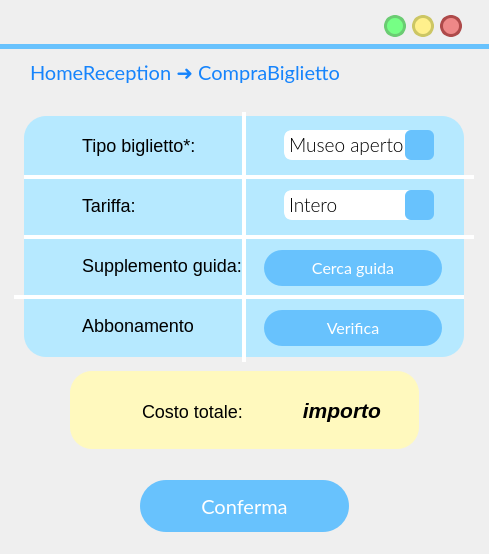
<?xml version="1.0" encoding="UTF-8"?>
<ui version="4.0">
 <class>MainWindow</class>
 <widget class="QMainWindow" name="MainWindow">
  <property name="geometry">
   <rect>
    <x>0</x>
    <y>0</y>
    <width>489</width>
    <height>554</height>
   </rect>
  </property>
  <property name="windowTitle">
   <string>MainWindow</string>
  </property>
  <property name="styleSheet">
   <string notr="true"/>
  </property>
  <widget class="QWidget" name="centralwidget">
   <widget class="QPushButton" name="pushButton_3">
    <property name="geometry">
     <rect>
      <x>593</x>
      <y>29</y>
      <width>24</width>
      <height>24</height>
     </rect>
    </property>
    <property name="sizePolicy">
     <sizepolicy hsizetype="Fixed" vsizetype="Fixed">
      <horstretch>0</horstretch>
      <verstretch>0</verstretch>
     </sizepolicy>
    </property>
    <property name="minimumSize">
     <size>
      <width>21</width>
      <height>24</height>
     </size>
    </property>
    <property name="maximumSize">
     <size>
      <width>24</width>
      <height>24</height>
     </size>
    </property>
    <property name="cursor">
     <cursorShape>PointingHandCursor</cursorShape>
    </property>
    <property name="styleSheet">
     <string notr="true">QPushButton{
 background-color:#ee8888;
 border-style: solid;
 border-radius:12px;
font: 18pt &quot;Candara&quot;;
border-color:#ae4a4a;
border-width:3;
}

QPushButton::pressed{
	background-color : white;
	border-color:#ae4a4a;
	border-width:3;
}
</string>
    </property>
    <property name="text">
     <string/>
    </property>
   </widget>
   <widget class="QPushButton" name="pushButton_2">
    <property name="geometry">
     <rect>
      <x>563</x>
      <y>29</y>
      <width>24</width>
      <height>24</height>
     </rect>
    </property>
    <property name="sizePolicy">
     <sizepolicy hsizetype="Fixed" vsizetype="Fixed">
      <horstretch>0</horstretch>
      <verstretch>0</verstretch>
     </sizepolicy>
    </property>
    <property name="minimumSize">
     <size>
      <width>21</width>
      <height>24</height>
     </size>
    </property>
    <property name="maximumSize">
     <size>
      <width>24</width>
      <height>24</height>
     </size>
    </property>
    <property name="cursor">
     <cursorShape>PointingHandCursor</cursorShape>
    </property>
    <property name="styleSheet">
     <string notr="true">QPushButton{
 background-color:#fff08c	;
 border-style: solid;
 border-radius:12px;
font: 18pt &quot;Candara&quot;;
border-color:#ccc664;
border-width:3;
}

QPushButton::pressed{
	background-color : white;
	border-color:#ccc664;
	border-width:3;
}
</string>
    </property>
    <property name="text">
     <string/>
    </property>
   </widget>
   <widget class="QPushButton" name="pushButton_4">
    <property name="geometry">
     <rect>
      <x>533</x>
      <y>29</y>
      <width>24</width>
      <height>24</height>
     </rect>
    </property>
    <property name="sizePolicy">
     <sizepolicy hsizetype="Fixed" vsizetype="Fixed">
      <horstretch>0</horstretch>
      <verstretch>0</verstretch>
     </sizepolicy>
    </property>
    <property name="minimumSize">
     <size>
      <width>21</width>
      <height>24</height>
     </size>
    </property>
    <property name="maximumSize">
     <size>
      <width>24</width>
      <height>24</height>
     </size>
    </property>
    <property name="cursor">
     <cursorShape>PointingHandCursor</cursorShape>
    </property>
    <property name="styleSheet">
     <string notr="true">QPushButton{
 background-color:#76ff85;
 border-style: solid;
 border-radius:12px;
font: 18pt &quot;Candara&quot;;
border-color:#6bcc73;
border-width:3;
}

QPushButton::pressed{
	background-color : white;
	border-color:#6bcc73;
	border-width:3;
}
</string>
    </property>
    <property name="text">
     <string/>
    </property>
   </widget>
   <widget class="QLabel" name="label">
    <property name="geometry">
     <rect>
      <x>0</x>
      <y>44</y>
      <width>641</width>
      <height>5</height>
     </rect>
    </property>
    <property name="styleSheet">
     <string notr="true">background-color:rgb(104, 194, 253);</string>
    </property>
    <property name="text">
     <string/>
    </property>
   </widget>
   <widget class="QLabel" name="label_2">
    <property name="geometry">
     <rect>
      <x>24</x>
      <y>116</y>
      <width>440</width>
      <height>241</height>
     </rect>
    </property>
    <property name="styleSheet">
     <string notr="true">left: 655px;
top: 420px;
width: 436px;
height: 160px;
line-height: 20px;
border-radius: 22px;
background-color: rgba(182, 233, 255);
color: rgba(16, 16, 16);
font-size: 14px;
text-align: center;</string>
    </property>
    <property name="text">
     <string/>
    </property>
   </widget>
   <widget class="QPushButton" name="reduceButton">
    <property name="geometry">
     <rect>
      <x>384</x>
      <y>15</y>
      <width>22</width>
      <height>22</height>
     </rect>
    </property>
    <property name="sizePolicy">
     <sizepolicy hsizetype="Fixed" vsizetype="Fixed">
      <horstretch>0</horstretch>
      <verstretch>0</verstretch>
     </sizepolicy>
    </property>
    <property name="minimumSize">
     <size>
      <width>22</width>
      <height>22</height>
     </size>
    </property>
    <property name="maximumSize">
     <size>
      <width>24</width>
      <height>24</height>
     </size>
    </property>
    <property name="cursor">
     <cursorShape>PointingHandCursor</cursorShape>
    </property>
    <property name="styleSheet">
     <string notr="true">QPushButton{
 background-color:#76ff85;
 border-style: solid;
 border-radius:11px;
font: 18pt &quot;Candara&quot;;
border-color:#6bcc73;
border-width:3;
}

QPushButton::pressed{
	background-color : white;
	border-color:#6bcc73;
	border-width:3;
}
</string>
    </property>
    <property name="text">
     <string/>
    </property>
   </widget>
   <widget class="QPushButton" name="exitButton">
    <property name="geometry">
     <rect>
      <x>440</x>
      <y>15</y>
      <width>22</width>
      <height>22</height>
     </rect>
    </property>
    <property name="sizePolicy">
     <sizepolicy hsizetype="Fixed" vsizetype="Fixed">
      <horstretch>0</horstretch>
      <verstretch>0</verstretch>
     </sizepolicy>
    </property>
    <property name="minimumSize">
     <size>
      <width>22</width>
      <height>22</height>
     </size>
    </property>
    <property name="maximumSize">
     <size>
      <width>24</width>
      <height>24</height>
     </size>
    </property>
    <property name="cursor">
     <cursorShape>PointingHandCursor</cursorShape>
    </property>
    <property name="styleSheet">
     <string notr="true">QPushButton{
 background-color:#ee8888;
 border-style: solid;
 border-radius:11px;
font: 18pt &quot;Candara&quot;;
border-color:#ae4a4a;
border-width:3;
}

QPushButton::pressed{
	background-color : white;
	border-color:#ae4a4a;
	border-width:3;
}
</string>
    </property>
    <property name="text">
     <string/>
    </property>
   </widget>
   <widget class="QPushButton" name="maximizeButton">
    <property name="geometry">
     <rect>
      <x>412</x>
      <y>15</y>
      <width>22</width>
      <height>22</height>
     </rect>
    </property>
    <property name="sizePolicy">
     <sizepolicy hsizetype="Fixed" vsizetype="Fixed">
      <horstretch>0</horstretch>
      <verstretch>0</verstretch>
     </sizepolicy>
    </property>
    <property name="minimumSize">
     <size>
      <width>20</width>
      <height>20</height>
     </size>
    </property>
    <property name="maximumSize">
     <size>
      <width>24</width>
      <height>24</height>
     </size>
    </property>
    <property name="cursor">
     <cursorShape>PointingHandCursor</cursorShape>
    </property>
    <property name="styleSheet">
     <string notr="true">QPushButton{
 background-color:#fff08c	;
 border-style: solid;
 border-radius:11px;
font: 18pt &quot;Candara&quot;;
border-color:#ccc664;
border-width:3;
}

QPushButton::pressed{
	background-color : white;
	border-color:#ccc664;
	border-width:3;
}
</string>
    </property>
    <property name="text">
     <string/>
    </property>
   </widget>
   <widget class="QLabel" name="label_5">
    <property name="geometry">
     <rect>
      <x>24</x>
      <y>175</y>
      <width>450</width>
      <height>4</height>
     </rect>
    </property>
    <property name="sizePolicy">
     <sizepolicy hsizetype="Fixed" vsizetype="Fixed">
      <horstretch>0</horstretch>
      <verstretch>0</verstretch>
     </sizepolicy>
    </property>
    <property name="styleSheet">
     <string notr="true">width: 314px;
height: 180px;
border-radius: 0;
background-color: rgb(255, 255, 255);
text-align: center;</string>
    </property>
    <property name="text">
     <string/>
    </property>
    <property name="scaledContents">
     <bool>true</bool>
    </property>
    <property name="alignment">
     <set>Qt::AlignCenter</set>
    </property>
    <property name="margin">
     <number>10</number>
    </property>
    <property name="indent">
     <number>0</number>
    </property>
   </widget>
   <widget class="QLabel" name="label_6">
    <property name="geometry">
     <rect>
      <x>24</x>
      <y>235</y>
      <width>450</width>
      <height>4</height>
     </rect>
    </property>
    <property name="sizePolicy">
     <sizepolicy hsizetype="Fixed" vsizetype="Fixed">
      <horstretch>0</horstretch>
      <verstretch>0</verstretch>
     </sizepolicy>
    </property>
    <property name="styleSheet">
     <string notr="true">width: 314px;
height: 180px;
border-radius: 0;
background-color: rgb(255, 255, 255);
text-align: center;</string>
    </property>
    <property name="text">
     <string/>
    </property>
    <property name="scaledContents">
     <bool>true</bool>
    </property>
    <property name="alignment">
     <set>Qt::AlignCenter</set>
    </property>
    <property name="margin">
     <number>10</number>
    </property>
    <property name="indent">
     <number>0</number>
    </property>
   </widget>
   <widget class="QLabel" name="label_7">
    <property name="geometry">
     <rect>
      <x>14</x>
      <y>295</y>
      <width>450</width>
      <height>4</height>
     </rect>
    </property>
    <property name="sizePolicy">
     <sizepolicy hsizetype="Fixed" vsizetype="Fixed">
      <horstretch>0</horstretch>
      <verstretch>0</verstretch>
     </sizepolicy>
    </property>
    <property name="styleSheet">
     <string notr="true">width: 314px;
height: 180px;
border-radius: 0;
background-color: rgb(255, 255, 255);
text-align: center;</string>
    </property>
    <property name="text">
     <string/>
    </property>
    <property name="scaledContents">
     <bool>true</bool>
    </property>
    <property name="alignment">
     <set>Qt::AlignCenter</set>
    </property>
    <property name="margin">
     <number>10</number>
    </property>
    <property name="indent">
     <number>0</number>
    </property>
   </widget>
   <widget class="QLabel" name="label_14">
    <property name="geometry">
     <rect>
      <x>82</x>
      <y>130</y>
      <width>131</width>
      <height>31</height>
     </rect>
    </property>
    <property name="styleSheet">
     <string notr="true">font-size: 18px;
text-align: left;
background-color: rgba(255, 255, 255,0);
</string>
    </property>
    <property name="text">
     <string>Tipo biglietto*:</string>
    </property>
   </widget>
   <widget class="QLabel" name="autoreLabel">
    <property name="geometry">
     <rect>
      <x>82</x>
      <y>190</y>
      <width>101</width>
      <height>31</height>
     </rect>
    </property>
    <property name="styleSheet">
     <string notr="true">font-size: 18px;
text-align: left;
background-color: rgba(255, 255, 255,0);</string>
    </property>
    <property name="text">
     <string>Tariffa:</string>
    </property>
   </widget>
   <widget class="QLabel" name="sizeLabel">
    <property name="geometry">
     <rect>
      <x>82</x>
      <y>310</y>
      <width>121</width>
      <height>31</height>
     </rect>
    </property>
    <property name="styleSheet">
     <string notr="true">font-size: 18px;
text-align: left;
background-color: rgba(255, 255, 255,0);</string>
    </property>
    <property name="text">
     <string>Abbonamento</string>
    </property>
   </widget>
   <widget class="QLabel" name="label_18">
    <property name="geometry">
     <rect>
      <x>424</x>
      <y>57</y>
      <width>36</width>
      <height>36</height>
     </rect>
    </property>
    <property name="font">
     <font>
      <family>Lato Light</family>
      <pointsize>18</pointsize>
      <weight>50</weight>
      <italic>false</italic>
      <bold>false</bold>
     </font>
    </property>
    <property name="cursor">
     <cursorShape>PointingHandCursor</cursorShape>
    </property>
    <property name="autoFillBackground">
     <bool>false</bool>
    </property>
    <property name="styleSheet">
     <string notr="true">background-color: rgba(255, 255, 255,0);</string>
    </property>
    <property name="text">
     <string/>
    </property>
    <property name="pixmap">
     <pixmap resource="res/res.qrc">:/icons/arrow_back_FILL1_wght700_GRAD200_opsz48_risultato.png</pixmap>
    </property>
    <property name="scaledContents">
     <bool>true</bool>
    </property>
   </widget>
   <widget class="QLabel" name="titoloLabel">
    <property name="geometry">
     <rect>
      <x>30</x>
      <y>57</y>
      <width>391</width>
      <height>31</height>
     </rect>
    </property>
    <property name="font">
     <font>
      <family>Lato</family>
      <pointsize>14</pointsize>
      <weight>50</weight>
      <italic>false</italic>
      <bold>false</bold>
     </font>
    </property>
    <property name="styleSheet">
     <string notr="true">font-size: 20px;
text-align: left;
background-color: rgba(255, 255, 255,0);
color: #1684FC;
font: 14pt &quot;Lato&quot;;</string>
    </property>
    <property name="text">
     <string>HomeReception ➜ CompraBiglietto</string>
    </property>
   </widget>
   <widget class="QLabel" name="label_13">
    <property name="geometry">
     <rect>
      <x>82</x>
      <y>250</y>
      <width>161</width>
      <height>31</height>
     </rect>
    </property>
    <property name="styleSheet">
     <string notr="true">font-size: 18px;
text-align: left;
background-color: rgba(255, 255, 255,0);</string>
    </property>
    <property name="text">
     <string>Supplemento guida:</string>
    </property>
   </widget>
   <widget class="QLabel" name="label_8">
    <property name="geometry">
     <rect>
      <x>242</x>
      <y>112</y>
      <width>4</width>
      <height>250</height>
     </rect>
    </property>
    <property name="sizePolicy">
     <sizepolicy hsizetype="Fixed" vsizetype="Fixed">
      <horstretch>0</horstretch>
      <verstretch>0</verstretch>
     </sizepolicy>
    </property>
    <property name="styleSheet">
     <string notr="true">width: 314px;
height: 180px;
border-radius: 0;
background-color: rgb(255, 255, 255);
text-align: center;</string>
    </property>
    <property name="text">
     <string/>
    </property>
    <property name="scaledContents">
     <bool>true</bool>
    </property>
    <property name="alignment">
     <set>Qt::AlignCenter</set>
    </property>
    <property name="margin">
     <number>10</number>
    </property>
    <property name="indent">
     <number>0</number>
    </property>
   </widget>
   <widget class="QLabel" name="label_10">
    <property name="geometry">
     <rect>
      <x>94</x>
      <y>394</y>
      <width>34</width>
      <height>34</height>
     </rect>
    </property>
    <property name="styleSheet">
     <string notr="true">background-color: rgba(255, 249, 190);</string>
    </property>
    <property name="text">
     <string/>
    </property>
    <property name="pixmap">
     <pixmap resource="res/res.qrc">:/icons/receipt_long_FILL1_wght600_GRAD200_opsz48_risultato.png</pixmap>
    </property>
    <property name="scaledContents">
     <bool>true</bool>
    </property>
   </widget>
   <widget class="QLabel" name="label_15">
    <property name="geometry">
     <rect>
      <x>142</x>
      <y>376</y>
      <width>101</width>
      <height>71</height>
     </rect>
    </property>
    <property name="styleSheet">
     <string notr="true">font-size: 18px;
text-align: left;
background-color: rgba(255, 255, 255,0);</string>
    </property>
    <property name="text">
     <string>Costo totale:</string>
    </property>
   </widget>
   <widget class="QLabel" name="importoTotaleLabel">
    <property name="geometry">
     <rect>
      <x>210</x>
      <y>390</y>
      <width>171</width>
      <height>41</height>
     </rect>
    </property>
    <property name="font">
     <font>
      <pointsize>-1</pointsize>
     </font>
    </property>
    <property name="styleSheet">
     <string notr="true">font-size: 16px;
text-align: left;
background-color: rgba(255, 255, 255,0);
</string>
    </property>
    <property name="text">
     <string>&lt;html&gt;&lt;head/&gt;&lt;body&gt;&lt;p&gt;&lt;span style=&quot; font-size:16pt; font-weight:600; font-style:italic;&quot;&gt;importo&lt;/span&gt;&lt;/p&gt;&lt;/body&gt;&lt;/html&gt;</string>
    </property>
    <property name="alignment">
     <set>Qt::AlignRight|Qt::AlignTrailing|Qt::AlignVCenter</set>
    </property>
   </widget>
   <widget class="QPushButton" name="confermaButton">
    <property name="geometry">
     <rect>
      <x>140</x>
      <y>480</y>
      <width>209</width>
      <height>52</height>
     </rect>
    </property>
    <property name="font">
     <font>
      <family>Lato</family>
      <pointsize>15</pointsize>
      <weight>50</weight>
      <italic>false</italic>
      <bold>false</bold>
     </font>
    </property>
    <property name="cursor">
     <cursorShape>PointingHandCursor</cursorShape>
    </property>
    <property name="autoFillBackground">
     <bool>false</bool>
    </property>
    <property name="styleSheet">
     <string notr="true">QPushButton{
 background-color:rgb(104, 194, 253);
 border-style: solid;
 border-radius:26px;
color: rgb(255, 255, 255);
	font: 15pt &quot;Lato&quot;;
}

QPushButton::hover{
	border-color : rgb(15, 138, 204);
	color: white;
border-width:0;
}

QPushButton::pressed{
	border-color:rgb(104, 194, 253);
	border-width:4;
	background-color : white;
	color:rgb(104, 194, 253);
}
</string>
    </property>
    <property name="text">
     <string>Conferma</string>
    </property>
   </widget>
   <widget class="QLabel" name="label_3">
    <property name="geometry">
     <rect>
      <x>70</x>
      <y>371</y>
      <width>349</width>
      <height>78</height>
     </rect>
    </property>
    <property name="styleSheet">
     <string notr="true">left: 700px;
top: 603px;
width: 349px;
height: 78px;
line-height: 20px;
border-radius: 22px;
background-color: rgba(255, 249, 190);
text-align: center;</string>
    </property>
    <property name="text">
     <string/>
    </property>
   </widget>
   <widget class="QPushButton" name="ricercaButton_2">
    <property name="geometry">
     <rect>
      <x>264</x>
      <y>310</y>
      <width>178</width>
      <height>36</height>
     </rect>
    </property>
    <property name="font">
     <font>
      <family>Lato</family>
      <pointsize>12</pointsize>
      <weight>50</weight>
      <italic>false</italic>
      <bold>false</bold>
     </font>
    </property>
    <property name="cursor">
     <cursorShape>PointingHandCursor</cursorShape>
    </property>
    <property name="autoFillBackground">
     <bool>false</bool>
    </property>
    <property name="styleSheet">
     <string notr="true">QPushButton{
 background-color:rgb(104, 194, 253);
 border-style: solid;
 border-radius:18px;
color: rgb(255, 255, 255);
font: 12pt &quot;Lato&quot;;
}

QPushButton::hover{


	border-color : rgb(15, 138, 204);
	color: white;
border-width:0;
}

QPushButton::pressed{
	border-color:rgb(104, 194, 253);
	border-width:2;
	background-color : white;
	color:rgb(104, 194, 253);
}
</string>
    </property>
    <property name="text">
     <string>Verifica</string>
    </property>
   </widget>
   <widget class="QPushButton" name="ricercaButton_3">
    <property name="geometry">
     <rect>
      <x>264</x>
      <y>250</y>
      <width>178</width>
      <height>36</height>
     </rect>
    </property>
    <property name="font">
     <font>
      <family>Lato</family>
      <pointsize>12</pointsize>
      <weight>50</weight>
      <italic>false</italic>
      <bold>false</bold>
     </font>
    </property>
    <property name="cursor">
     <cursorShape>PointingHandCursor</cursorShape>
    </property>
    <property name="autoFillBackground">
     <bool>false</bool>
    </property>
    <property name="styleSheet">
     <string notr="true">QPushButton{
 background-color:rgb(104, 194, 253);
 border-style: solid;
 border-radius:18px;
color: rgb(255, 255, 255);
font: 12pt &quot;Lato&quot;;
}

QPushButton::hover{


	border-color : rgb(15, 138, 204);
	color: white;
border-width:0;
}

QPushButton::pressed{
	border-color:rgb(104, 194, 253);
	border-width:2;
	background-color : white;
	color:rgb(104, 194, 253);
}
</string>
    </property>
    <property name="text">
     <string>Cerca guida</string>
    </property>
   </widget>
   <widget class="QComboBox" name="tipoRicercaComboBox">
    <property name="geometry">
     <rect>
      <x>284</x>
      <y>130</y>
      <width>150</width>
      <height>30</height>
     </rect>
    </property>
    <property name="font">
     <font>
      <family>Lato Light</family>
      <pointsize>14</pointsize>
      <weight>50</weight>
      <italic>false</italic>
      <bold>false</bold>
      <strikeout>false</strikeout>
      <stylestrategy>PreferDefault</stylestrategy>
     </font>
    </property>
    <property name="toolTip">
     <string/>
    </property>
    <property name="styleSheet">
     <string notr="true">

QComboBox{
background:rgb(255, 255, 255);
border-radius:8px;
border-color:rgb(255, 255, 255);
border-style: solid;
text-align:center;
border-width:3;
}
QComboBox::focus{
background:rgb(255, 255, 255);
border-radius:8px;
border-color:rgb(104, 194, 253);
border-style: solid;
border-width:3;
}

QComboBox::down-arrow {
    image: url(:/icons/expand_more_FILL1_wght600_GRAD200_opsz48_risultato.png);
    width: 26px;
    height: 26px;
margin: 0px 0px 0px 0px
}

QComboBox::drop-down  {
	background-color:rgb(104, 194, 253);
border-radius:6px;
margin:-3px -3px -3px -10px;
    border: 0px; /* This seems to replace the whole arrow of the combo box */

}
</string>
    </property>
    <property name="editable">
     <bool>false</bool>
    </property>
    <property name="currentText">
     <string>Museo aperto</string>
    </property>
    <property name="iconSize">
     <size>
      <width>16</width>
      <height>16</height>
     </size>
    </property>
    <property name="frame">
     <bool>true</bool>
    </property>
    <item>
     <property name="text">
      <string>Museo aperto</string>
     </property>
    </item>
    <item>
     <property name="text">
      <string>Mostra</string>
     </property>
    </item>
   </widget>
   <widget class="QComboBox" name="tipoRicercaComboBox_2">
    <property name="geometry">
     <rect>
      <x>284</x>
      <y>190</y>
      <width>150</width>
      <height>30</height>
     </rect>
    </property>
    <property name="font">
     <font>
      <family>Lato Light</family>
      <pointsize>14</pointsize>
      <weight>50</weight>
      <italic>false</italic>
      <bold>false</bold>
      <strikeout>false</strikeout>
      <stylestrategy>PreferDefault</stylestrategy>
     </font>
    </property>
    <property name="toolTip">
     <string/>
    </property>
    <property name="styleSheet">
     <string notr="true">

QComboBox{
background:rgb(255, 255, 255);
border-radius:8px;
border-color:rgb(255, 255, 255);
border-style: solid;
text-align:center;
border-width:3;
}
QComboBox::focus{
background:rgb(255, 255, 255);
border-radius:8px;
border-color:rgb(104, 194, 253);
border-style: solid;
border-width:3;
}

QComboBox::down-arrow {
    image: url(:/icons/expand_more_FILL1_wght600_GRAD200_opsz48_risultato.png);
    width: 26px;
    height: 26px;
margin: 0px 0px 0px 0px
}

QComboBox::drop-down  {
	background-color:rgb(104, 194, 253);
border-radius:6px;
margin:-3px -3px -3px -10px;
    border: 0px; /* This seems to replace the whole arrow of the combo box */

}
</string>
    </property>
    <property name="editable">
     <bool>false</bool>
    </property>
    <property name="currentText">
     <string>Intero</string>
    </property>
    <property name="iconSize">
     <size>
      <width>16</width>
      <height>16</height>
     </size>
    </property>
    <property name="frame">
     <bool>true</bool>
    </property>
    <item>
     <property name="text">
      <string>Intero</string>
     </property>
    </item>
    <item>
     <property name="text">
      <string>Ridotto</string>
     </property>
    </item>
    <item>
     <property name="text">
      <string>Gratis</string>
     </property>
    </item>
   </widget>
   <widget class="QLabel" name="label_11">
    <property name="geometry">
     <rect>
      <x>38</x>
      <y>310</y>
      <width>34</width>
      <height>34</height>
     </rect>
    </property>
    <property name="styleSheet">
     <string notr="true">background-color: rgba(182, 233, 255);</string>
    </property>
    <property name="text">
     <string/>
    </property>
    <property name="pixmap">
     <pixmap resource="res/res.qrc">:/icons/person_search_FILL1_wght600_GRAD200_opsz48_risultato.png</pixmap>
    </property>
    <property name="scaledContents">
     <bool>true</bool>
    </property>
   </widget>
   <widget class="QLabel" name="label_12">
    <property name="geometry">
     <rect>
      <x>38</x>
      <y>250</y>
      <width>34</width>
      <height>34</height>
     </rect>
    </property>
    <property name="styleSheet">
     <string notr="true">background-color: rgba(182, 233, 255);</string>
    </property>
    <property name="text">
     <string/>
    </property>
    <property name="pixmap">
     <pixmap resource="res/res.qrc">:/icons/theater_comedy_FILL1_wght500_GRAD200_opsz48_risultato.png</pixmap>
    </property>
    <property name="scaledContents">
     <bool>true</bool>
    </property>
   </widget>
   <widget class="QLabel" name="label_16">
    <property name="geometry">
     <rect>
      <x>38</x>
      <y>190</y>
      <width>34</width>
      <height>34</height>
     </rect>
    </property>
    <property name="styleSheet">
     <string notr="true">background-color: rgba(182, 233, 255);</string>
    </property>
    <property name="text">
     <string/>
    </property>
    <property name="pixmap">
     <pixmap resource="res/res.qrc">:/icons/toll_FILL1_wght600_GRAD200_opsz48_risultato.png</pixmap>
    </property>
    <property name="scaledContents">
     <bool>true</bool>
    </property>
   </widget>
   <widget class="QLabel" name="label_17">
    <property name="geometry">
     <rect>
      <x>38</x>
      <y>130</y>
      <width>34</width>
      <height>34</height>
     </rect>
    </property>
    <property name="styleSheet">
     <string notr="true">background-color: rgba(182, 233, 255);</string>
    </property>
    <property name="text">
     <string/>
    </property>
    <property name="pixmap">
     <pixmap resource="res/res.qrc">:/icons/confirmation_number_FILL1_wght600_GRAD200_opsz48_risultato.png</pixmap>
    </property>
    <property name="scaledContents">
     <bool>true</bool>
    </property>
   </widget>
   <zorder>label_3</zorder>
   <zorder>pushButton_3</zorder>
   <zorder>pushButton_2</zorder>
   <zorder>pushButton_4</zorder>
   <zorder>label</zorder>
   <zorder>label_2</zorder>
   <zorder>reduceButton</zorder>
   <zorder>exitButton</zorder>
   <zorder>maximizeButton</zorder>
   <zorder>label_5</zorder>
   <zorder>label_6</zorder>
   <zorder>label_7</zorder>
   <zorder>label_14</zorder>
   <zorder>autoreLabel</zorder>
   <zorder>sizeLabel</zorder>
   <zorder>label_18</zorder>
   <zorder>titoloLabel</zorder>
   <zorder>label_13</zorder>
   <zorder>label_8</zorder>
   <zorder>label_10</zorder>
   <zorder>label_15</zorder>
   <zorder>importoTotaleLabel</zorder>
   <zorder>confermaButton</zorder>
   <zorder>ricercaButton_2</zorder>
   <zorder>ricercaButton_3</zorder>
   <zorder>tipoRicercaComboBox</zorder>
   <zorder>tipoRicercaComboBox_2</zorder>
   <zorder>label_11</zorder>
   <zorder>label_12</zorder>
   <zorder>label_16</zorder>
   <zorder>label_17</zorder>
  </widget>
 </widget>
 <resources>
  <include location="res.qrc"/>
  <include location="res/res.qrc"/>
 </resources>
 <connections/>
</ui>
